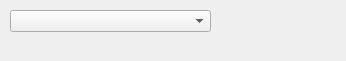
<?xml version="1.0" encoding="UTF-8"?>
<ui version="4.0">
 <class>MaterialViewOptions</class>
 <widget class="QWidget" name="MaterialViewOptions">
  <property name="geometry">
   <rect>
    <x>0</x>
    <y>0</y>
    <width>346</width>
    <height>61</height>
   </rect>
  </property>
  <property name="windowTitle">
   <string>Form</string>
  </property>
  <widget class="QWidget" name="widget" native="true">
   <property name="geometry">
    <rect>
     <x>0</x>
     <y>0</y>
     <width>341</width>
     <height>41</height>
    </rect>
   </property>
   <widget class="QComboBox" name="comboBox">
    <property name="geometry">
     <rect>
      <x>10</x>
      <y>10</y>
      <width>201</width>
      <height>22</height>
     </rect>
    </property>
   </widget>
  </widget>
 </widget>
 <resources/>
 <connections/>
</ui>
